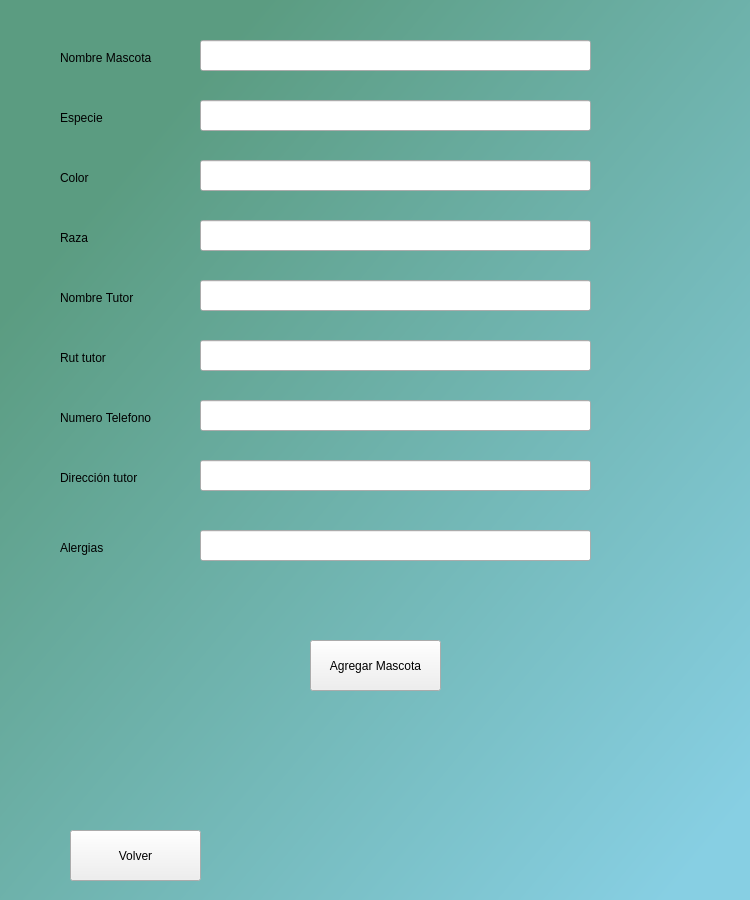
<?xml version="1.0" encoding="UTF-8"?>
<ui version="4.0">
 <class>MainWindow</class>
 <widget class="QMainWindow" name="MainWindow">
  <property name="geometry">
   <rect>
    <x>0</x>
    <y>0</y>
    <width>750</width>
    <height>900</height>
   </rect>
  </property>
  <property name="minimumSize">
   <size>
    <width>750</width>
    <height>900</height>
   </size>
  </property>
  <property name="maximumSize">
   <size>
    <width>750</width>
    <height>900</height>
   </size>
  </property>
  <property name="windowTitle">
   <string>MainWindow</string>
  </property>
  <property name="styleSheet">
   <string notr="true">QWidget#centralwidget{
background-color: qlineargradient(spread:pad, x1:0, y1:0, x2:1, y2:1, stop:0.176136 rgba(91, 156, 129, 255), stop:0.943182 rgba(135, 207, 227, 255));}</string>
  </property>
  <widget class="QWidget" name="centralwidget">
   <widget class="QLabel" name="label">
    <property name="geometry">
     <rect>
      <x>60</x>
      <y>40</y>
      <width>120</width>
      <height>35</height>
     </rect>
    </property>
    <property name="text">
     <string>Nombre Mascota</string>
    </property>
   </widget>
   <widget class="QLabel" name="label_2">
    <property name="geometry">
     <rect>
      <x>60</x>
      <y>100</y>
      <width>120</width>
      <height>35</height>
     </rect>
    </property>
    <property name="text">
     <string>Especie</string>
    </property>
   </widget>
   <widget class="QLabel" name="label_3">
    <property name="geometry">
     <rect>
      <x>60</x>
      <y>160</y>
      <width>120</width>
      <height>35</height>
     </rect>
    </property>
    <property name="text">
     <string>Color</string>
    </property>
   </widget>
   <widget class="QLabel" name="label_4">
    <property name="geometry">
     <rect>
      <x>60</x>
      <y>220</y>
      <width>120</width>
      <height>35</height>
     </rect>
    </property>
    <property name="text">
     <string>Raza</string>
    </property>
   </widget>
   <widget class="QLabel" name="label_5">
    <property name="geometry">
     <rect>
      <x>60</x>
      <y>280</y>
      <width>120</width>
      <height>35</height>
     </rect>
    </property>
    <property name="text">
     <string>Nombre Tutor</string>
    </property>
   </widget>
   <widget class="QLabel" name="label_6">
    <property name="geometry">
     <rect>
      <x>60</x>
      <y>400</y>
      <width>120</width>
      <height>35</height>
     </rect>
    </property>
    <property name="text">
     <string>Numero Telefono</string>
    </property>
   </widget>
   <widget class="QLabel" name="label_7">
    <property name="geometry">
     <rect>
      <x>60</x>
      <y>340</y>
      <width>120</width>
      <height>35</height>
     </rect>
    </property>
    <property name="text">
     <string>Rut tutor</string>
    </property>
   </widget>
   <widget class="QLabel" name="label_8">
    <property name="geometry">
     <rect>
      <x>60</x>
      <y>460</y>
      <width>120</width>
      <height>35</height>
     </rect>
    </property>
    <property name="text">
     <string>Dirección tutor</string>
    </property>
   </widget>
   <widget class="QLineEdit" name="inputNombreMascota">
    <property name="geometry">
     <rect>
      <x>200</x>
      <y>40</y>
      <width>391</width>
      <height>31</height>
     </rect>
    </property>
    <property name="readOnly">
     <bool>false</bool>
    </property>
   </widget>
   <widget class="QLineEdit" name="inputEspecie">
    <property name="geometry">
     <rect>
      <x>200</x>
      <y>100</y>
      <width>391</width>
      <height>31</height>
     </rect>
    </property>
   </widget>
   <widget class="QLineEdit" name="inputRutTutor">
    <property name="geometry">
     <rect>
      <x>200</x>
      <y>340</y>
      <width>391</width>
      <height>31</height>
     </rect>
    </property>
   </widget>
   <widget class="QLineEdit" name="inputDireccion">
    <property name="geometry">
     <rect>
      <x>200</x>
      <y>460</y>
      <width>391</width>
      <height>31</height>
     </rect>
    </property>
   </widget>
   <widget class="QPushButton" name="botonAgregarMascota">
    <property name="enabled">
     <bool>true</bool>
    </property>
    <property name="geometry">
     <rect>
      <x>310</x>
      <y>640</y>
      <width>131</width>
      <height>51</height>
     </rect>
    </property>
    <property name="inputMethodHints">
     <set>Qt::ImhNone</set>
    </property>
    <property name="text">
     <string>Agregar Mascota</string>
    </property>
   </widget>
   <widget class="QWidget" name="contenedorBoton" native="true">
    <property name="geometry">
     <rect>
      <x>320</x>
      <y>840</y>
      <width>141</width>
      <height>51</height>
     </rect>
    </property>
   </widget>
   <widget class="QLineEdit" name="inputRaza">
    <property name="geometry">
     <rect>
      <x>200</x>
      <y>220</y>
      <width>391</width>
      <height>31</height>
     </rect>
    </property>
   </widget>
   <widget class="QLineEdit" name="inputNombreTutor">
    <property name="geometry">
     <rect>
      <x>200</x>
      <y>280</y>
      <width>391</width>
      <height>31</height>
     </rect>
    </property>
   </widget>
   <widget class="QLineEdit" name="inputNumTelefono">
    <property name="geometry">
     <rect>
      <x>200</x>
      <y>400</y>
      <width>391</width>
      <height>31</height>
     </rect>
    </property>
   </widget>
   <widget class="QPushButton" name="botonVolver">
    <property name="geometry">
     <rect>
      <x>70</x>
      <y>830</y>
      <width>131</width>
      <height>51</height>
     </rect>
    </property>
    <property name="text">
     <string>Volver</string>
    </property>
   </widget>
   <widget class="QLineEdit" name="inputColor">
    <property name="geometry">
     <rect>
      <x>200</x>
      <y>160</y>
      <width>391</width>
      <height>31</height>
     </rect>
    </property>
   </widget>
   <widget class="QLabel" name="label_9">
    <property name="geometry">
     <rect>
      <x>60</x>
      <y>530</y>
      <width>120</width>
      <height>35</height>
     </rect>
    </property>
    <property name="text">
     <string>Alergias</string>
    </property>
   </widget>
   <widget class="QLineEdit" name="inputAlergias">
    <property name="geometry">
     <rect>
      <x>200</x>
      <y>530</y>
      <width>391</width>
      <height>31</height>
     </rect>
    </property>
   </widget>
  </widget>
 </widget>
 <resources/>
 <connections/>
</ui>
